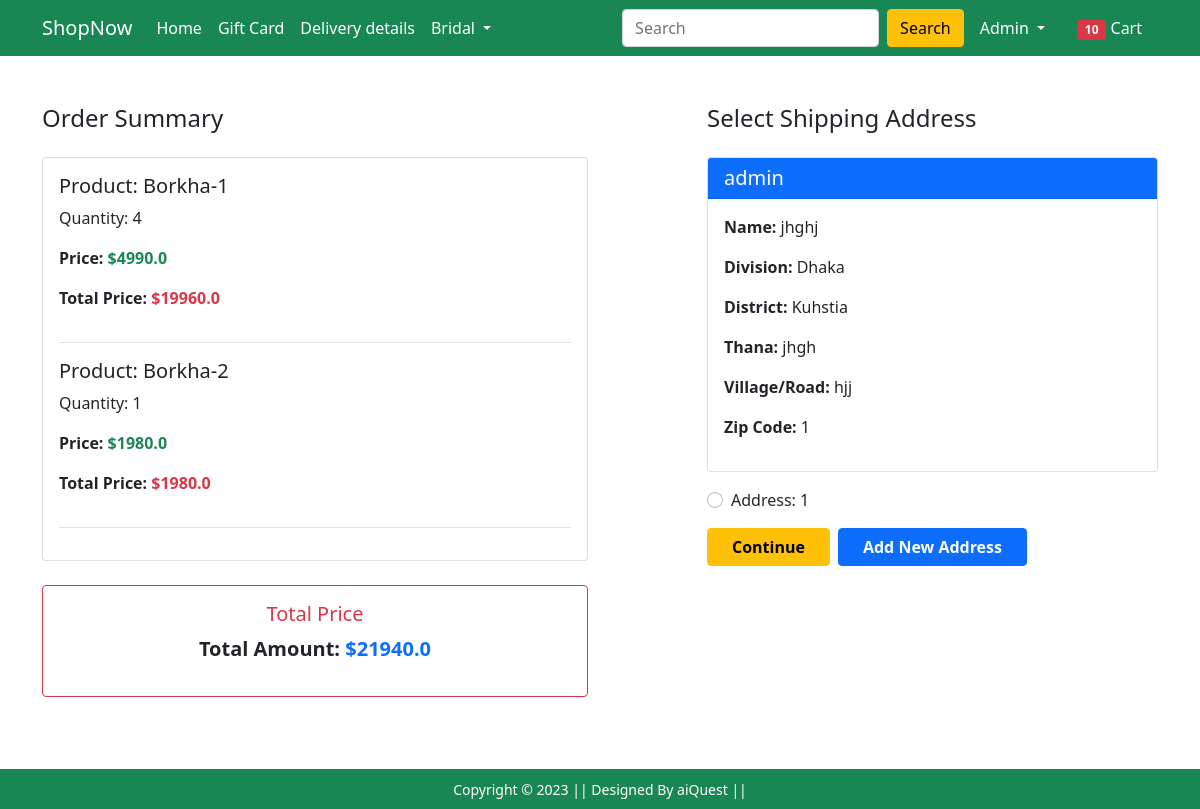
The page /checkout/ (signed in) on the database as committed earlier.
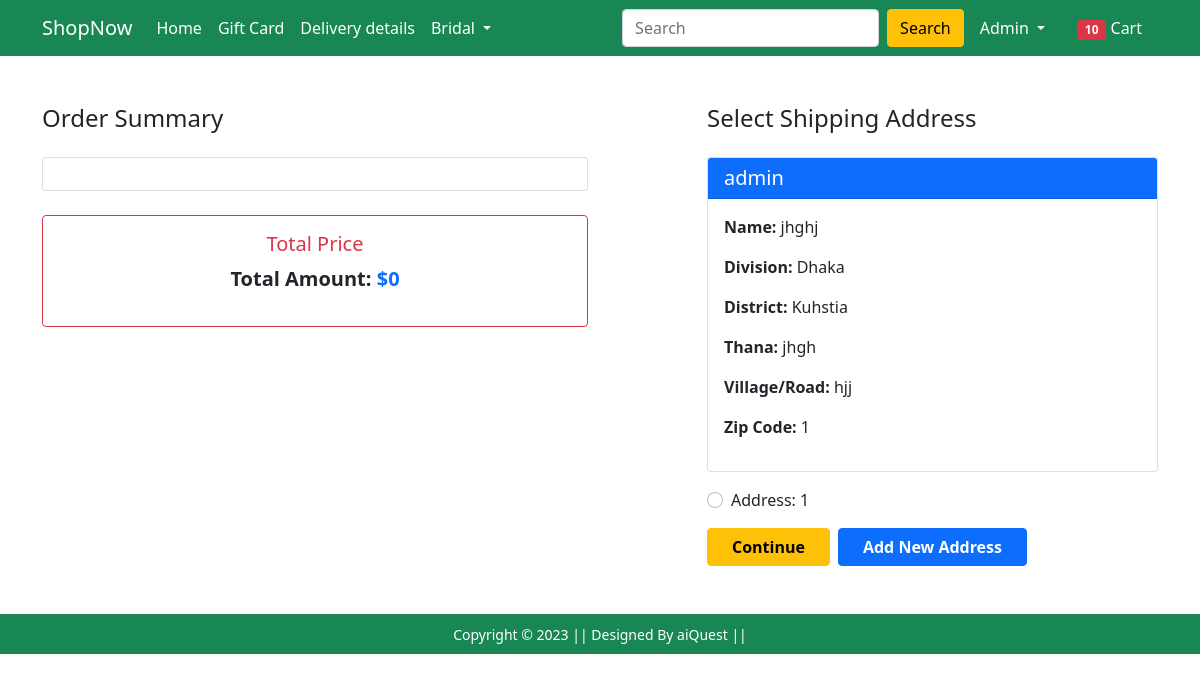
The same page on the database as committed later.
### Shop/models.py (models this page shows, shortened)
class Cart(models.Model):
    user = models.ForeignKey(User, on_delete=models.CASCADE)
    product = models.ForeignKey(Product, on_delete=models.CASCADE)
    quantity = models.PositiveIntegerField(default=1)
    @property
    def total_price(self):
        return self.quantity * self.product.discounted_price

class Product(models.Model):
    title = models.CharField(max_length=100)
    selling_price = models.FloatField()
    discounted_price = models.FloatField()
    description = models.TextField()
    brand = models.CharField(max_length=100)
    category = models.CharField(choices=CATEGORY_CHOICES,max_length=2)
    product_image = models.ImageField(upload_to='productimg')

class Customer(models.Model):
    user = models.ForeignKey(User, on_delete=models.CASCADE)
    name = models.CharField(max_length=200)
    division = models.CharField(choices=DIVISION_CHOICES, max_length=50)
    district = models.CharField(max_length=200)
    thana = models.CharField(max_length=50)
    villorroad = models.CharField(max_length=50)
    zipcode = models.IntegerField()

### Shop/views.py (the view)
# urls.py: path('checkout/', views.checkout, name='checkout'),
@login_required
def checkout(request):
 if request.user.is_authenticated:
    Customers = Customer.objects.filter(user=request.user)
    Carts = Cart.objects.filter(user=request.user)
    total_product = [product for product in Cart.objects.filter(user=request.user) ]
    total = 0
    for i in total_product:
        total += i.total_price
    return render(request, 'Shop/checkout.html', {'c':Customers , "carts":Carts , 'total':total})

### Shop/templates/Shop/checkout.html (shortened to what this page needs)
{% extends 'Shop/base.html' %}
{% load static %}
{% block main-content %}
<div class="container mt-5">
    <div class="row">
        <div class="col-lg-6 col-md-12 mb-4">
            <h4 class="mb-4">Order Summary</h4>
            <div class="card">
                <div class="card-body">
                    {% for i in carts %}
                    <div class="border-bottom pb-3 mb-3">
                        <h5>Product: {{ i.product.title }}</h5>
                        <p>Quantity: {{ i.quantity }}</p>
                        <p class="fw-bold">Price: <span class="text-success">${{ i.product.discounted_price }}</span></p>
                        <p class="fw-bold">Total Price: <span class="text-danger">${{ i.total_price }}</span></p>
                    </div>
                    {% endfor %}
                </div>
            </div>
            <div class="card border-danger mt-4">
                <div class="card-body text-center">
                    <h5 class="card-title text-danger">Total Price</h5>
                    <p class="fw-bold" style="font-size: 1.25rem;">
                        Total Amount: <span class="text-primary">${{ total }}</span>
                    </p>
                </div>
            </div>
        </div>
        <div class="col-lg-5 col-md-12 offset-lg-1">
            <h4 class="mb-4">Select Shipping Address</h4>
            <form action="/payment">
                {% if c %}
                {% for c in c %}
                <div class="card mb-3">
                    <div class="card-header bg-primary text-white">
                        <h5 class="mb-0">{{ request.user }}</h5>
                    </div>
                    <div class="card-body">
                        <p><strong>Name:</strong> {{ c.name }}</p>
                        <p><strong>Division:</strong> {{ c.division }}</p>
                        <p><strong>District:</strong> {{ c.district }}</p>
                        <p><strong>Thana:</strong> {{ c.thana }}</p>
                        <p><strong>Village/Road:</strong> {{ c.villorroad }}</p>
                        <p><strong>Zip Code:</strong> {{ c.zipcode }}</p>
                    </div>
                </div>
                <div class="form-check mb-2">
                    <input class="form-check-input" type="radio" name="address" id="address{{ forloop.counter }}" value="{{ c.id }}">
                    <label class="form-check-label" for="address{{ forloop.counter }}">
                        Address: {{ forloop.counter }}
                    </label>
                </div>
                {% endfor %}
                <div class="d-flex justify-content-start gap-2 mt-3">
                    <button type="submit" class="btn btn-warning fw-bold px-4">Continue</button>
                    <a href="{% url 'profile' %}" class="btn btn-primary fw-bold px-4">Add New Address</a>
                </div>
                {% else %}
                <p>You have no address for order product.</p>
                <div class="text-end">
                    <a href="{% url 'profile' %}" class="btn btn-primary fw-bold px-5">Add Address</a>
                </div>
                {% endif %}
            </form>
        </div>
    </div>
</div>
{% endblock main-content %}

### Shop/templates/Shop/base.html (shortened to what this page needs)
<!doctype html>
{% load static %}
<html lang="en">
<head>
    <link href="https://cdn.jsdelivr.net/npm/bootstrap@5.0.0-beta1/dist/css/bootstrap.min.css" rel="stylesheet"
>
    <link rel="stylesheet" href="{% static 'Shop/css/owl.carousel.min.css' %}">
    <link rel="stylesheet" href="{% static 'Shop/css/all.min.css' %}">
    <link rel="stylesheet" href="{% static 'Shop/css/style.css' %}">
    <link rel="stylesheet" href="{% static 'Shop/css/order.css' %}">
</head>
<body>
    <nav class="navbar navbar-expand-lg navbar-dark bg-success">
        <div class="container">
            <a class="navbar-brand" href="/">ShopNow</a>
            <div class="collapse navbar-collapse" id="navbarSupportedContent">
                <ul class="navbar-nav me-auto mb-2 mb-lg-0">
                    <li class="nav-item">
                        <a class="nav-link active" aria-current="page" href="/">Home</a>
                    </li>
                    <li class="nav-item">
                        <a class="nav-link active" aria-current="page" href="#">Gift Card</a>
                    </li>
                    <li class="nav-item">
                        <a class="nav-link active" aria-current="page" href="#">Delivery details</a>
                    </li>
                    <li class="nav-item dropdown">
                        <a class="nav-link dropdown-toggle text-white" href="#" id="electronicsDropdown" role="button"
                            data-bs-toggle="dropdown" aria-expanded="false">
                            Bridal
                        </a>
                    </li>
                </ul>
                <form class="d-flex">
                    <input class="form-control me-2" type="search" placeholder="Search" aria-label="Search">
                    <button class="btn btn-warning" type="submit">Search</button>
                </form>
                <div>
                    <ul class="navbar-nav me-auto mb-2 mb-lg-0">
                        {% if request.user.is_authenticated %}
                        <li class="nav-item dropdown mx-2">
                            <a class="nav-link dropdown-toggle text-white" href="#" id="profileDropdown" role="button"
                                data-bs-toggle="dropdown" aria-expanded="false">
                                {{request.user.username|capfirst}}
                            </a>
                        </li>
                        <li class="nav-item mx-2">
                            <a href="{% url 'showcart' %}" class="nav-link text-white"><span
                                    class="badge bg-danger">10</span> Cart </a>
                        </li>
                        {% endif %}
                    </ul>
                </div>
            </div>
        </div>
    </nav>
    {% block main-content %} {% endblock main-content %}
    <footer class="container-fluid bg-success text-center p-2 mt-5">
        <small class="text-white">Copyright &copy; 2023 || Designed By aiQuest || </small>
    </footer>
</body>
</html>

Rows that differ between the two databases and show on the page:
removed Cart: product "Borkha-1", quantity "4", product.discounted_price "4990.0", total_price "19960.0"
removed Cart: product "Borkha-2", quantity "1", product.discounted_price "1980.0", total_price "1980.0"
Other text that changed with them:
{{ total }}: "21940.0" → "0"
